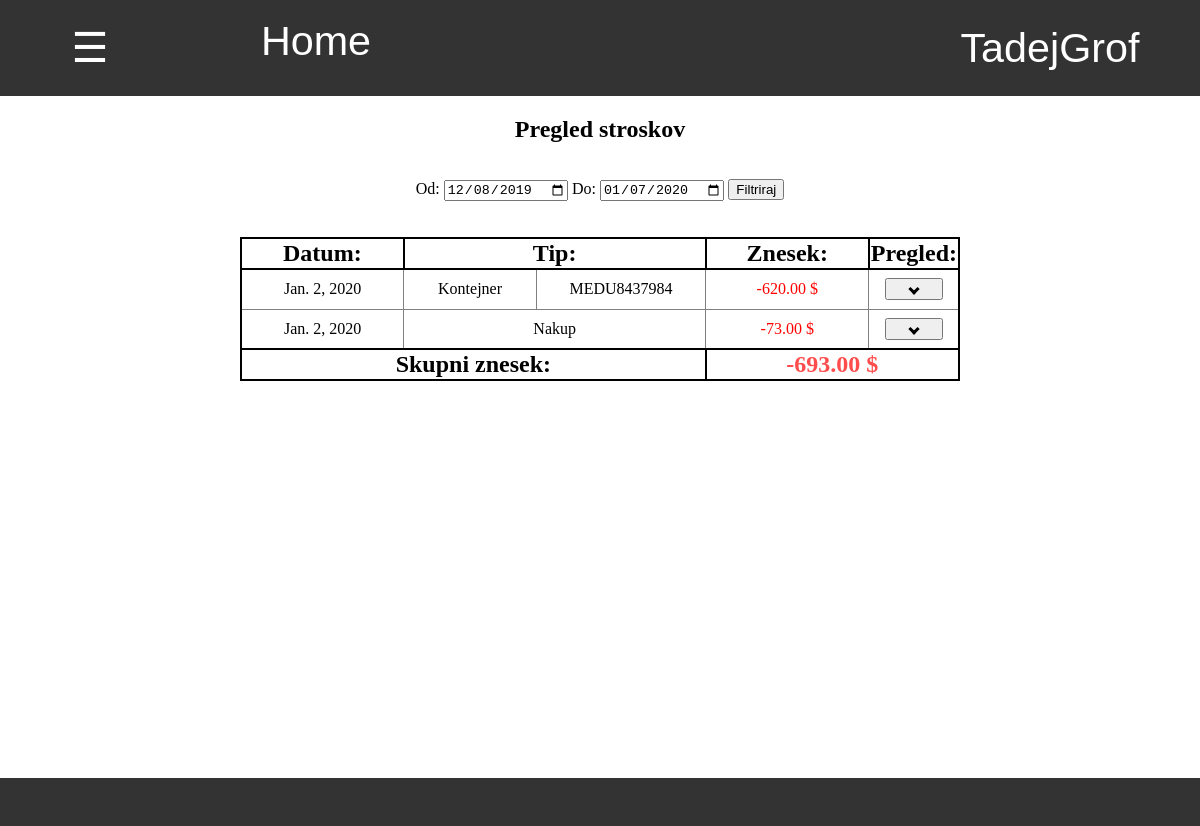
The app's page /zaloga/pregled_stroskov/ (signed in) with its own data.
### program/models.py (models this page shows)
class Profil(models.Model):
    user = models.OneToOneField(User,on_delete=models.CASCADE)
    jezik =  models.CharField(default="spa",max_length=3, choices=JEZIKI)

### zaloga/models.py (models this page shows)
class Stroski_Group(models.Model):
    title = models.CharField(default="",max_length=20)
    tip = models.CharField(default="",max_length=20)
    datum = models.DateField(default=timezone.now)
    status = models.CharField(default="aktivno",max_length=20)
    kontejner = models.ForeignKey(Kontejner,default=None,null=True,blank=True,on_delete=models.CASCADE)
    @property
    def skupni_znesek(self):
        znesek = 0
        for strosek in self.strosek_set.all():
            znesek += strosek.znesek
        return znesek

class Kontejner(models.Model):
    stevilka = models.CharField(default="", max_length=20)
    posiljatelj = models.CharField(default="", max_length=20, choices=POSILJATELJI)
    drzava = models.CharField(default="", max_length=20, choices=DRZAVE)

### zaloga/stroski_views.py (the view)
# urls.py: path('',stroski_views.pregled, name='pregled_stroskov'),
@login_required
def pregled(request):
    danes = datetime.date.today().strftime('%Y-%m-%d')
    pred_mescem =  (datetime.date.today() - datetime.timedelta(days=30)).strftime('%Y-%m-%d')
    od = request.GET.get('od',pred_mescem)
    do = request.GET.get('do', danes)
    stroski = Stroski_Group.objects.all().filter(datum__gte = od, datum__lte = do).order_by('-datum','-pk').prefetch_related('strosek_set')
    pod_stroski = []
    for strosek in stroski:
        pod_stroski.append(strosek.strosek_set.all().values())
    skupno = 0
    for strosek in stroski:
        skupno += strosek.skupni_znesek
    slovar = {
        'od':od,
        'do':do,
        'stroski':stroski,
        'skupno':skupno,
        'pod_stroski':pod_stroski,
    }
    return pokazi_stran(request,'stroski/pregled_stroskov.html',slovar)

### zaloga/stroski_views.py (called while the page is built)
def vrni_slovar(request):
    with open('slovar.json') as dat:
        slovar = json.load(dat)
    return slovar

def pokazi_stran(request, html, baze={}):
    slovar = {'zaloga':zaloga,'slovar':vrni_slovar(request),'jezik':request.user.profil.jezik}
    slovar.update(baze)
    return render(request, html, slovar)

### zaloga/templatetags/zaloga_exstras.py (called while the page is built)
@register.filter
def keyvalue(dict, key):
    return dict[key]

### zaloga/templates/stroski/pregled_stroskov.html (shortened to what this page needs)
{% extends 'program/base.html' %}
{% load zaloga_exstras %}
{% block content %}
    <h2> Pregled stroskov </h2>
    <div class="filter" style="margin-top:3%">
        <form action="{% url 'pregled_stroskov' %}" method="GET">
            {{slovar|keyvalue:'Od'|keyvalue:jezik}}: <input type="date" value="{{od}}" name="od">
            {{slovar|keyvalue:'Do'|keyvalue:jezik}}: <input type="date" value="{{do}}" name="do">
            <input type="submit" value="{{slovar|keyvalue:'Filtriraj'|keyvalue:jezik}}">
        </form>
    </div>
    <div class="tabela" style="width:60%;display:inline-block;margin-top:3%">
        <table class="tabela_vnosov">
            <tr class="header">
                <th width="25%"> Datum: </th>
                <th width="45%" colspan="2"> Tip: </th>
                <th width="25%"> Znesek: </th>
                <th width="5%"> Pregled: </th>
            </tr>
            {% for strosek in stroski %}
                <tr>
                    <td> {{strosek.datum}} </td>
                    {% if strosek.tip == "kontejner" %}
                        <td width="20%"> {{strosek.title}} </td>
                        <td> {{strosek.kontejner.stevilka}} </td>
                    {% else %}
                        <td colspan="2"> {{strosek.title}} </td>
                    {% endif %}
                    <td>
                        {% with strosek.skupni_znesek as skupno %}
                            {% if skupno > 0 %}
                                <div style="color:red">-{{skupno}} $ </div>
                            {% else %}
                                <div style="color:green">{{skupno}} $ </div>
                            {% endif %}
                        {% endwith %}
                    </td>
                    <td>
                        <button class="pokazi_{{strosek.pk}}" onclick="Pokazi_vnose('{{strosek.pk}}')" style="width:80%;height:22px"><i class="arrow down"></i></button>
                    </td>
                </tr>
            {% endfor %}
            <tr>
                <th colspan="3"> Skupni znesek: </th>
                <th colspan="2">
                    {% if skupno > 0 %}
                        <div style="color:#ff4d4d">-{{skupno}} $ </div>
                    {% else %}
                        <div style="color:green">{{skupno}} $ </div>
                    {% endif %}
                </th>
            </tr>
        </table>
    </div>
{% endblock %}

### program/templates/css/navbar.html (shortened to what this page needs)
{% load zaloga_exstras %}
<div id="navbar" class="navbar">
    <button onclick="odpri()" class="nav" style="width:15%"> ☰ </button>
    <a style="width:20%" href="/">Home</a>
    <div class="racun dropdown" id="racun">
        <button class="dropbtn" >{{ user.get_username }}
        </button>
    </div>
</div>

### program/static/css/footer.css (style rules this page uses)
div { margin: 0%; padding: 0%; }
div input { margin: 0%; }
div form { margin:0%; padding: 0% }

### program/templates/program/base.html (style rules this page uses)
body { margin: 0%; padding: 0%; overflow:hidden; }
div { margin: 0%; padding: 0%; }

### program/templates/css/tabele.html (style rules this page uses)
table.tabela_vnosov { width:100%; border-spacing:0; border: 2px solid black; border-collapse: collapse; padding:0.5% }
table.tabela_vnosov th { border: 2px solid black; border-collapse: collapse; font-size: 150%; }
table.tabela_vnosov td { font-size: 100%; text-align: center; border: 1px solid grey; padding: 1vmin; border-collapse: collapse; }

### program/templates/css/navbar.html (style rules this page uses)
.navbar { overflow: hidden; background-color: #333; font-family: Arial; height:12% }
.navbar a { float: left; font-size: 5vmin; color: white; text-align: center; padding: 18px 16px; text-decoration:none; height:100%; }
.navbar .dropdown, .nav { float: left; height:100%; width:100%; margin:0; overflow:hidden; }
.navbar .dropdown .dropbtn, .nav { font-size: 5vmin; border: none; outline: none; color: white; padding: 12px 16px; width:100%; height:100%; background-color: inherit; font-family: inherit; margin: 0; }
.navbar .racun { float:right; width:300px; overflow:hidden }

### zaloga/templates/stroski/pregled_stroskov.html (style rules this page uses)
i.down { border: solid black; border-width: 0 3px 3px 0; display: inline-block; padding: 2.5px; margin:0%; transform: rotate(45deg); -webkit-transform: rotate(45deg); }

### records on screen
Profil: jezik "Od", jezik "Do", jezik "Filtriraj"
Stroski_Group: datum "Jan. 2, 2020", title "Kontejner", kontejner.stevilka "MEDU8437984", skupni_znesek "620.00"
Stroski_Group: datum "Jan. 2, 2020", title "Nakup", skupni_znesek "73.00"

### other values on screen
{{ user.get_username }} "TadejGrof"
{{ skupno }} "693.00"
